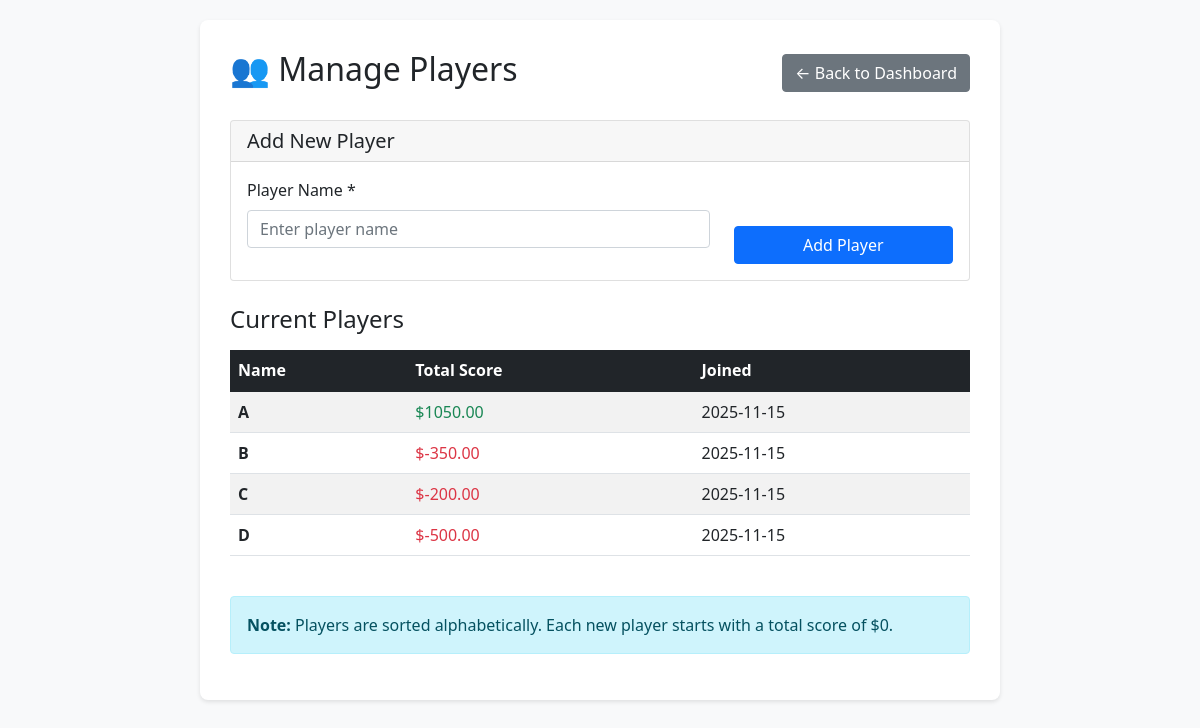
The page /manage-players/ on the database its author committed.
### scoreboard/models.py (models this page shows, shortened)
class Player(models.Model):
    name = models.CharField(max_length=100, unique=True)
    total_score = models.DecimalField(max_digits=10, decimal_places=2, default=0)
    created_at = models.DateTimeField(auto_now_add=True)
    class Meta:
        ordering = ["name"]

### scoreboard/views.py (the view)
# urls.py: path("manage-players/", views.manage_players, name="manage_players"),
def manage_players(request):
    if request.method == "POST":
        form = PlayerForm(request.POST)
        if form.is_valid():
            form.save()
            messages.success(request, "Player added successfully!")
            return redirect("manage_players")
    else:
        form = PlayerForm()
    players = Player.objects.all()
    context = {
        "form": form,
        "players": players,
    }
    return render(request, "mahjong/manage_players.html", context)

### scoreboard/forms.py
class PlayerForm(forms.ModelForm):
    class Meta:
        model = Player
        fields = ["name"]
        widgets = {
            "name": forms.TextInput(
                attrs={"class": "form-control", "placeholder": "Enter player name"}
            ),
        }

### scoreboard/templates/mahjong/manage_players.html (shortened to what this page needs)
<!DOCTYPE html>
<html lang="en">
<head>
    <link href="https://cdn.jsdelivr.net/npm/bootstrap@5.1.3/dist/css/bootstrap.min.css" rel="stylesheet">
</head>
<body>
    <div class="container">
        <div class="manage-container">
            <div class="d-flex justify-content-between align-items-center mb-4">
                <h2>👥 Manage Players</h2>
                <a href="{% url 'dashboard' %}" class="btn btn-secondary">← Back to Dashboard</a>
            </div>
            <div class="card mb-4">
                <div class="card-header">
                    <h5 class="mb-0">Add New Player</h5>
                </div>
                <div class="card-body">
                    <form method="post">
                        <div class="row">
                            <div class="col-md-8">
                                <div class="mb-3">
                                    <label for="{{ form.name.id_for_label }}" class="form-label">Player Name *</label>
                                    {{ form.name }}
                                </div>
                            </div>
                            <div class="col-md-4 d-flex align-items-end">
                                <button type="submit" class="btn btn-primary w-100">Add Player</button>
                            </div>
                        </div>
                    </form>
                </div>
            </div>
            <h4 class="mb-3">Current Players</h4>
            <div class="table-responsive">
                <table class="table table-striped table-hover">
                    <thead class="table-dark">
                        <tr>
                            <th>Name</th>
                            <th>Total Score</th>
                            <th>Joined</th>
                        </tr>
                    </thead>
                    <tbody>
                        {% for player in players %}
                            <tr>
                                <td><strong>{{ player.name }}</strong></td>
                                <td class="{% if player.total_score >= 0 %}text-success{% else %}text-danger{% endif %}">
                                    ${{ player.total_score }}
                                </td>
                                <td>{{ player.created_at|date:"Y-m-d" }}</td>
                            </tr>
                        {% empty %}
                            <tr>
                                <td colspan="3" class="text-center text-muted py-4">
                                    No players yet. Add your first player above!
                                </td>
                            </tr>
                        {% endfor %}
                    </tbody>
                </table>
            </div>
            <div class="alert alert-info mt-4">
                <strong>Note:</strong> Players are sorted alphabetically. Each new player starts with a total score of $0.
            </div>
        </div>
    </div>
</body>
</html>

### scoreboard/templates/mahjong/manage_players.html (style rules this page uses)
body { background-color: #f8f9fa; padding: 20px; }
.manage-container { max-width: 800px; margin: 0 auto; background: white; padding: 30px; border-radius: 8px; box-shadow: 0 2px 4px rgba(0,0,0,0.1); }

### rows shown on the page
Player: name "A", total_score "1050.00", created_at "2025-11-15"
Player: name "B", total_score "-350.00", created_at "2025-11-15"
Player: name "C", total_score "-200.00", created_at "2025-11-15"
Player: name "D", total_score "-500.00", created_at "2025-11-15"
